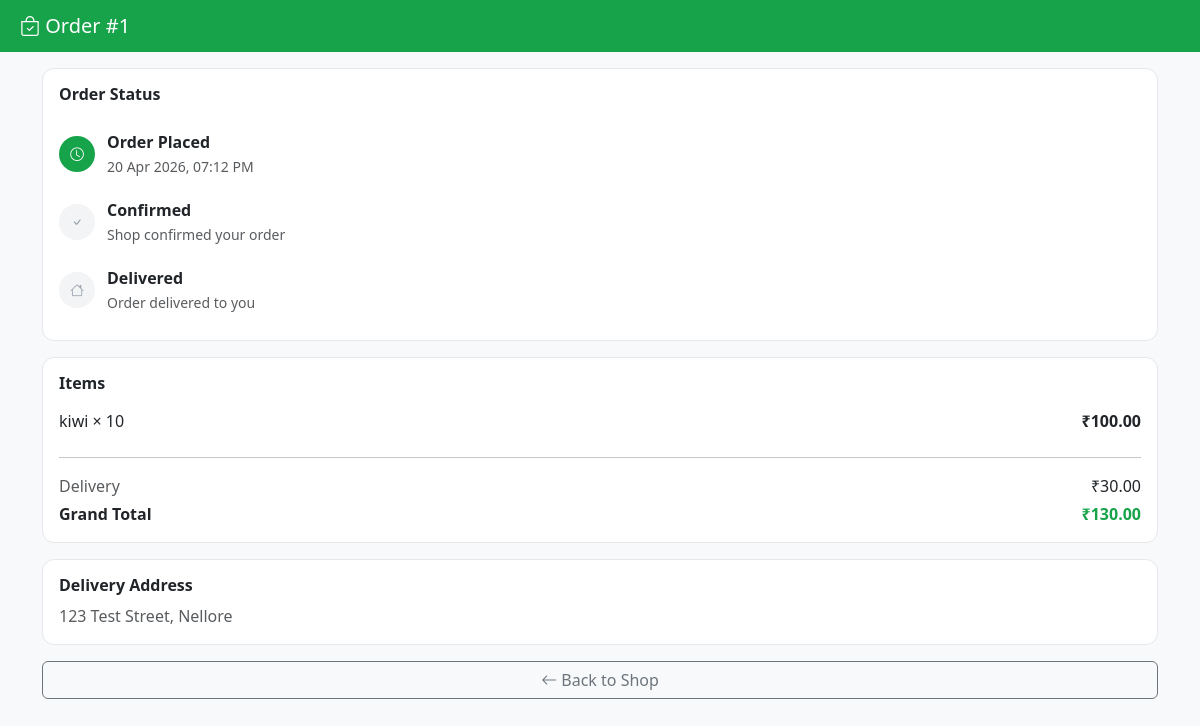
The app's page /dashboard/xyz-fruit-shop/order/1/ with its own data.
### store/models.py (models this page shows, shortened)
class Order(models.Model):
    STATUS_CHOICES = [
        ('pending',   'Pending'),
        ('confirmed', 'Confirmed'),
        ('delivered', 'Delivered'),
        ('cancelled', 'Cancelled'),
    ]
    shop              = models.ForeignKey(Shop, on_delete=models.CASCADE, related_name='orders')
    customer_name     = models.CharField(max_length=100)
    customer_email    = models.EmailField()
    customer_phone    = models.CharField(max_length=15)
    customer_address  = models.TextField()
    status            = models.CharField(max_length=20, choices=STATUS_CHOICES, default='pending')
    total_amount      = models.DecimalField(max_digits=10, decimal_places=2)
    delivery_charge   = models.DecimalField(max_digits=6, decimal_places=2, default=0)
    discount_amount   = models.DecimalField(max_digits=8, decimal_places=2, default=0)
    coupon_used       = models.CharField(max_length=20, blank=True)
    payment_method    = models.CharField(max_length=20, default='cod')
    created_at        = models.DateTimeField(auto_now_add=True)
    def grand_total(self):
        return self.total_amount + self.delivery_charge - self.discount_amount

class OrderItem(models.Model):
    order    = models.ForeignKey(Order, on_delete=models.CASCADE, related_name='items')
    product  = models.ForeignKey(Product, on_delete=models.SET_NULL, null=True)
    name     = models.CharField(max_length=100)
    price    = models.DecimalField(max_digits=8, decimal_places=2)
    quantity = models.PositiveIntegerField(default=1)
    def subtotal(self):
        return self.price * self.quantity

### store/views.py (the view)
# urls.py: path('<slug:shop_slug>/order/<int:pk>/', views.order_tracking, name='order_tracking'),
def order_tracking(request, shop_slug, pk):
    shop  = get_object_or_404(Shop, slug=shop_slug)
    order = get_object_or_404(Order, pk=pk, shop=shop)
    return render(request, 'storefront/order_track.html', {'shop': shop, 'order': order})

### templates/storefront/order_track.html (shortened to what this page needs)
<!DOCTYPE html>
<html lang="en">
<head>
    <link href="https://cdn.jsdelivr.net/npm/bootstrap@5.3.0/dist/css/bootstrap.min.css" rel="stylesheet">
    <link href="https://cdn.jsdelivr.net/npm/bootstrap-icons@1.10.5/font/bootstrap-icons.css" rel="stylesheet">
</head>
<body>
<div class="topbar">
    <h5><i class="bi bi-bag-check"></i> Order #{{ order.id }}</h5>
</div>
<div class="container py-3">
    <div class="card p-3 mb-3">
        <h6 class="fw-bold mb-3">Order Status</h6>
        {% with status=order.status %}
        <div class="step">
            <div class="step-circle
                {% if status == 'pending' %}step-active
                {% elif status != 'pending' %}step-done
                {% else %}step-pending{% endif %}">
                <i class="bi bi-clock"></i>
            </div>
            <div>
                <div class="fw-bold">Order Placed</div>
                <small class="text-muted">
                    {{ order.created_at|date:"d M Y, h:i A" }}
                </small>
            </div>
        </div>
        <div class="step">
            <div class="step-circle
                {% if status == 'confirmed' %}step-active
                {% elif status == 'delivered' %}step-done
                {% else %}step-pending{% endif %}">
                <i class="bi bi-check"></i>
            </div>
            <div>
                <div class="fw-bold">Confirmed</div>
                <small class="text-muted">Shop confirmed your order</small>
            </div>
        </div>
        <div class="step">
            <div class="step-circle
                {% if status == 'delivered' %}step-done
                {% else %}step-pending{% endif %}">
                <i class="bi bi-house"></i>
            </div>
            <div>
                <div class="fw-bold">Delivered</div>
                <small class="text-muted">Order delivered to you</small>
            </div>
        </div>
        {% endwith %}
    </div>
    <div class="card p-3 mb-3">
        <h6 class="fw-bold mb-3">Items</h6>
        {% for item in order.items.all %}
        <div class="d-flex justify-content-between mb-2">
            <span>{{ item.name }} × {{ item.quantity }}</span>
            <span class="fw-bold">₹{{ item.subtotal }}</span>
        </div>
        {% endfor %}
        <hr>
        <div class="d-flex justify-content-between">
            <span class="text-muted">Delivery</span>
            <span>₹{{ order.delivery_charge }}</span>
        </div>
        <div class="d-flex justify-content-between fw-bold mt-1">
            <span>Grand Total</span>
            <span style="color:{{ shop.theme_color }};">
                ₹{{ order.grand_total }}
            </span>
        </div>
    </div>
    <div class="card p-3 mb-3">
        <h6 class="fw-bold mb-2">Delivery Address</h6>
        <p class="mb-0 text-muted">{{ order.customer_address }}</p>
    </div>
    <a href="{% url 'storefront' shop.slug %}"
       class="btn btn-outline-secondary w-100">
        <i class="bi bi-arrow-left"></i>
        Back to Shop
    </a>
</div>
</body>
</html>

### records on screen
Order: id "1", created_at "20 Apr 2026, 07:12 PM", delivery_charge "30.00", grand_total "130.00", customer_address "123 Test Street, Nellore"
OrderItem: name "kiwi", quantity "10", subtotal "100.00"
